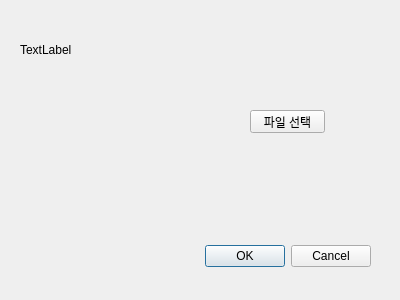
<?xml version="1.0" encoding="UTF-8"?>
<ui version="4.0">
 <class>Dialog</class>
 <widget class="QDialog" name="Dialog">
  <property name="geometry">
   <rect>
    <x>0</x>
    <y>0</y>
    <width>400</width>
    <height>300</height>
   </rect>
  </property>
  <property name="windowTitle">
   <string>Dialog</string>
  </property>
  <widget class="QDialogButtonBox" name="buttonBox">
   <property name="geometry">
    <rect>
     <x>30</x>
     <y>240</y>
     <width>341</width>
     <height>32</height>
    </rect>
   </property>
   <property name="orientation">
    <enum>Qt::Horizontal</enum>
   </property>
   <property name="standardButtons">
    <set>QDialogButtonBox::Cancel|QDialogButtonBox::Ok</set>
   </property>
  </widget>
  <widget class="QPushButton" name="pushButton">
   <property name="geometry">
    <rect>
     <x>250</x>
     <y>110</y>
     <width>75</width>
     <height>23</height>
    </rect>
   </property>
   <property name="text">
    <string>파일 선택</string>
   </property>
  </widget>
  <widget class="QWidget" name="gridLayoutWidget">
   <property name="geometry">
    <rect>
     <x>20</x>
     <y>10</y>
     <width>160</width>
     <height>80</height>
    </rect>
   </property>
   <layout class="QGridLayout" name="gridLayout">
    <item row="0" column="0">
     <widget class="QLabel" name="label">
      <property name="text">
       <string>TextLabel</string>
      </property>
     </widget>
    </item>
   </layout>
  </widget>
 </widget>
 <resources/>
 <connections>
  <connection>
   <sender>buttonBox</sender>
   <signal>accepted()</signal>
   <receiver>Dialog</receiver>
   <slot>accept()</slot>
   <hints>
    <hint type="sourcelabel">
     <x>248</x>
     <y>254</y>
    </hint>
    <hint type="destinationlabel">
     <x>157</x>
     <y>274</y>
    </hint>
   </hints>
  </connection>
  <connection>
   <sender>buttonBox</sender>
   <signal>rejected()</signal>
   <receiver>Dialog</receiver>
   <slot>reject()</slot>
   <hints>
    <hint type="sourcelabel">
     <x>316</x>
     <y>260</y>
    </hint>
    <hint type="destinationlabel">
     <x>286</x>
     <y>274</y>
    </hint>
   </hints>
  </connection>
 </connections>
</ui>
